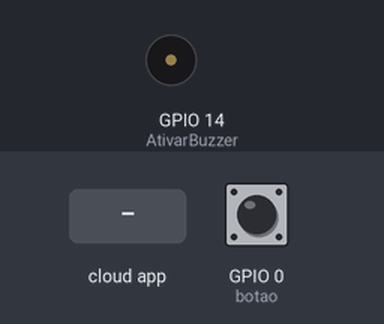
A sketch run on a simulated ESP8266 (Wemos D1 mini). On the bench: buzzer (waves = sounding, pin HIGH). The test bench sets the inputs (shaded band); at power-on: GPIO 0 (botao) HIGH. WiFi joins after 1.5 s; servers stay silent unless stated; the Firebase database answers and starts empty; what the sketch prints to the serial monitor is not drawn.

Above: at 2.7 s.
2.8 s: GPIO 0 (botao) pulled LOW for 1 s
At 4.6 s:
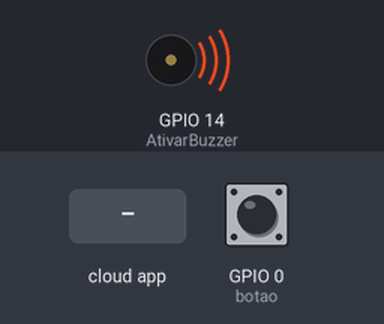
5.5 s: GPIO 0 (botao) pulled LOW for 3.2 s
At 6.68 s:
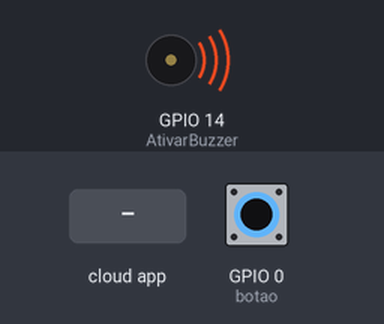
10.2 s: the phone or cloud app sets Buzzer to 1
At 11.2 s:
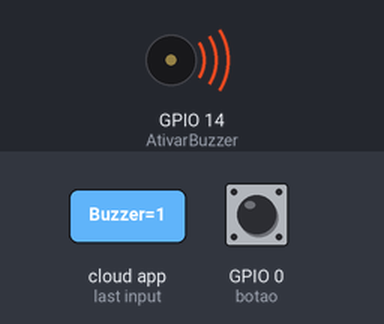
Timing chart, 0 to 13.2 s (numbered marks = the images above; inputs shaded):
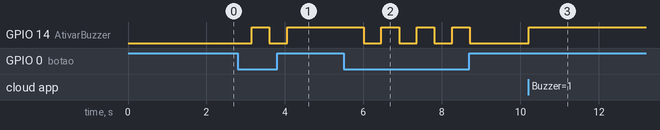

The sketch:

Wemos_filho.ino
```cpp
#include <SoftwareSerial.h>
#include <TinyGPS.h>
#include <ESP8266WiFi.h>
#include <FirebaseArduino.h>

#define WIFI_SSID "**********"
#define WIFI_PASSWORD "*************"

#define FIREBASE_AUTH "*************"
#define FIREBASE_HOST "**************"

const int AtivarBuzzer = 14;// Equivale a D5 na wemos
const int botao = 0; //Equivale a D3 na wemos
int estado = 0;

void setup() {
    Serial.begin(9600);

    Serial.begin(9600);
    WiFi.begin(WIFI_SSID, WIFI_PASSWORD);
    Serial.printf("Conectando");
    while(WiFi.status() != WL_CONNECTED){
    Serial.print(".");
    delay(500);


    Serial.println();
    Serial.print("Conectado!");
    Serial.println(WiFi.localIP());

    Firebase.begin(FIREBASE_HOST, FIREBASE_AUTH);
    pinMode(AtivarBuzzer, OUTPUT);
    pinMode(botao, INPUT);
    }

}

void loop() {

    estado = Firebase.getInt("Buzzer");

    if (digitalRead(botao) == 0)
    {
        estado = !estado;
        Firebase.setInt("Buzzer", estado);
    }

    Serial.print(estado);

    int buzzerStatus = Firebase.getInt("Buzzer"); // Buscando dados no servidor
    if(buzzerStatus == 1){
      digitalWrite(AtivarBuzzer, HIGH);
    } else {
      digitalWrite(AtivarBuzzer, LOW);
    }
 }
```

Measured:
- after the input at 2.8 s, GPIO 14 (AtivarBuzzer): LOW → HIGH after 0.35 s, → LOW 0.45 s later, → HIGH 0.45 s later
- after the input at 5.5 s, GPIO 14 (AtivarBuzzer): alternates HIGH for 0.45 s and LOW for 0.45 s, 7 changes in all, then stays LOW, starting after 0.51 s
- after the input at 10.2 s, GPIO 14 (AtivarBuzzer): LOW → HIGH at once
